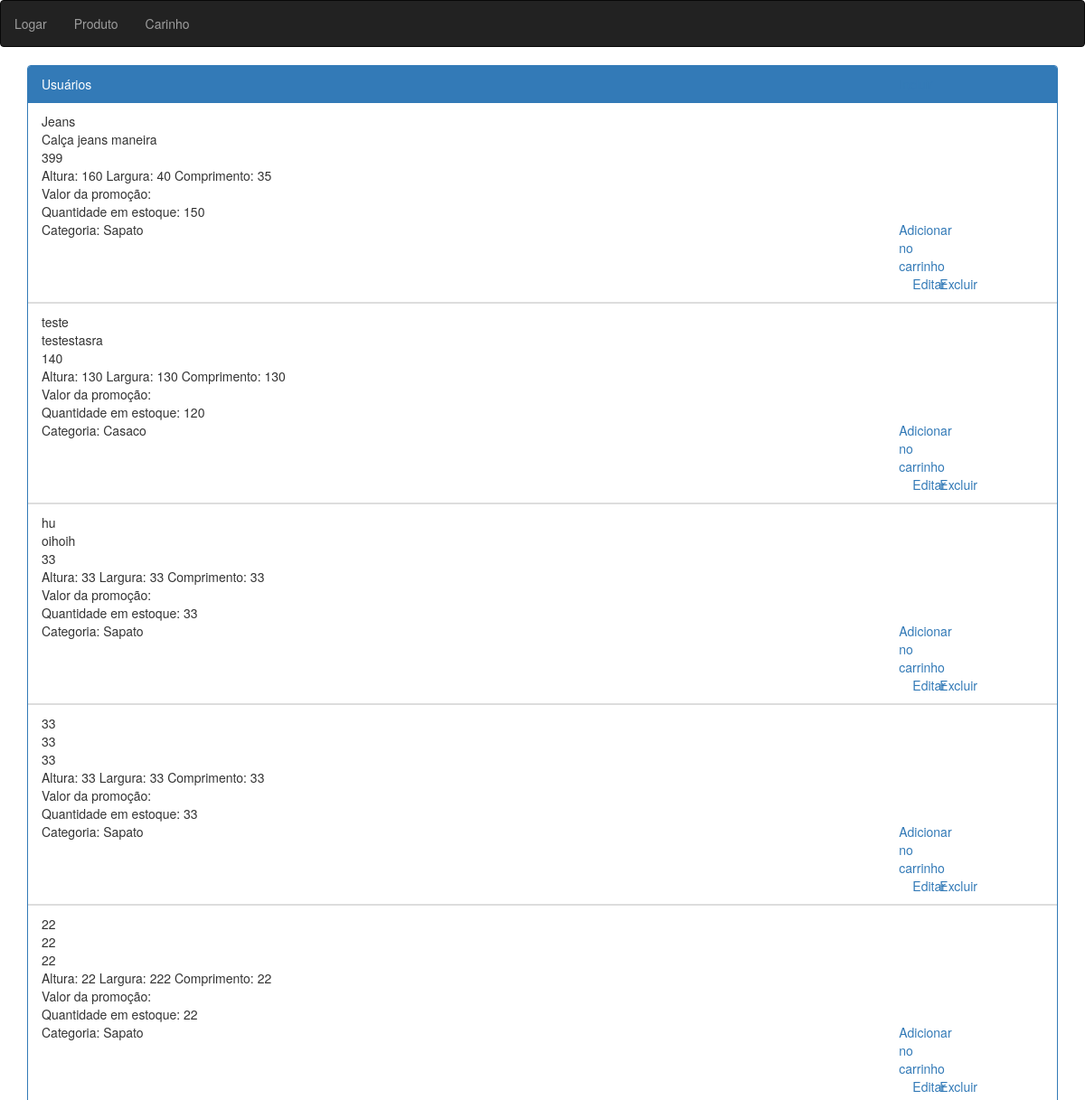
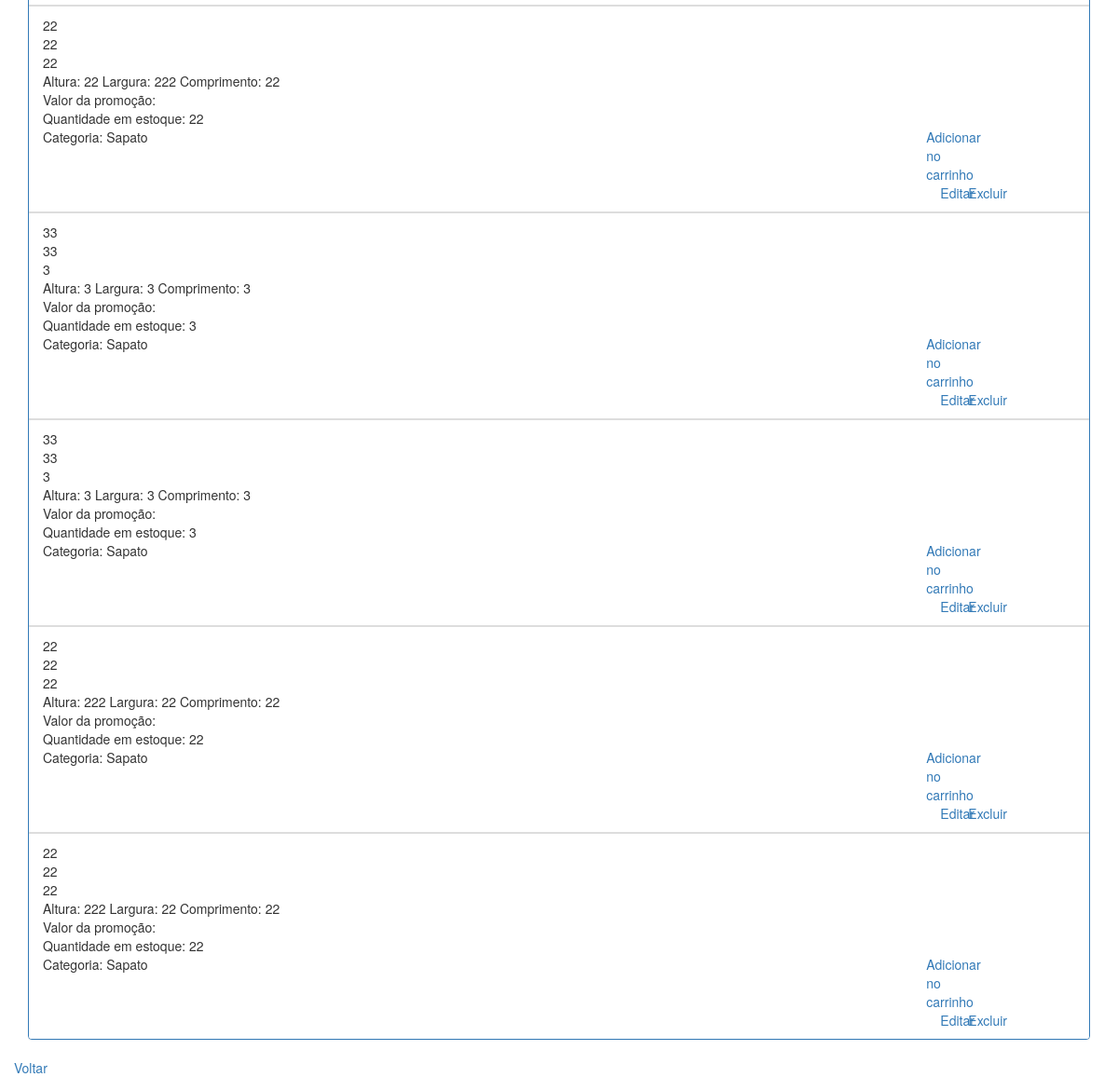
The page / on the database its author committed (2 pictures, top to bottom).
### tables this page shows
CREATE TABLE `product` (
  `idProduct` int(11) NOT NULL,
  `name` varchar(45) NOT NULL,
  `description` varchar(45) NOT NULL,
  `price` double NOT NULL,
  `height` double NOT NULL,
  `width` double NOT NULL,
  `length` varchar(45) NOT NULL,
  `value_promotion` int(11) DEFAULT NULL,
  `active` tinyint(1) NOT NULL,
  `quantity` int(11) NOT NULL,
  `idCategory` int(11) NOT NULL
);

CREATE TABLE `category` (
  `idCategory` int(11) NOT NULL,
  `name` varchar(150) NOT NULL
);

### app/controllers/indexController.php (called while the page is built)
<?php
class IndexController{
	public function index(){
		$productController = new ProductController();
            $productController->getList();
		require_once __DIR__.'/../views/product/index.php';
	}
}
?>

### app/models/DAO/DAO.php (called while the page is built)
<?php
class DAO {
	protected $con;
	function __construct(){
		try{
			$this->con = new PDO("mysql:host=localhost:3307;dbname=moovin", "root", "", array(PDO::MYSQL_ATTR_INIT_COMMAND => "SET NAMES utf8"));
			$this->con->setAttribute(PDO::ATTR_ERRMODE, PDO::ERRMODE_EXCEPTION);
			$this->con->setAttribute(PDO::ATTR_DEFAULT_FETCH_MODE, PDO::FETCH_ASSOC);
		}catch(Exception $e){
			echo "Falhou a conexão:" .$e->getMessage();
		}
	}
	public function db(){
		return $this->con;
	}
}
?>

### app/models/DAO/ProductDAO.php (called while the page is built, shortened)
<?php
    class ProductDAO extends DAO {
        public function getList(){
            $sql = "SELECT p.*, c.name as nameCategory FROM product p
                    INNER JOIN category c
                    USING(idCategory)
                    WHERE p.active = TRUE ";
            $query = $this->db()->query($sql);
            $list = array();
            foreach($query as $data){
                $category = new Category();
                $category->setName($data['nameCategory']);
                $product = new Product();
                $product->setIdProduct($data['idProduct']);
                $product->setName($data['name']);
                $product->setDescription($data['description']);
                $product->setPrice($data['price']);
                $product->setHeight($data['height']);
                $product->setWidth($data['width']);
                $product->setLength($data['length']);
                $product->setActive($data['active']);
                $product->setQuantity($data['quantity']);
                $product->setIdCategory($category);
                array_push($list, $product);
            }
            return $list;
        }
    }
?>

### app/models/Product.php (called while the page is built, shortened)
<?php
    class Product{
        private $idProduct;
        private $name;
        private $description;
        private $price;
        private $height;
        private $width;
        private $length;
        private $quantity;
        private $idCategory;
        public function getIdProduct()
        {
            return $this->idProduct;
        }
        public function setIdProduct($idProduct)
        {
            $this->idProduct = $idProduct;
        }
        public function getName()
        {
            return $this->name;
        }
        public function setName($name)
        {
            $this->name = $name;
        }
        public function getDescription()
        {
            return $this->description;
        }
        public function setDescription($description)
        {
            $this->description = $description;
        }
        public function getPrice()
        {
            return $this->price;
        }
        public function setPrice($price)
        {
            $this->price = $price;
        }
        public function getHeight()
        {
            return $this->height;
        }
        public function setHeight($height)
        {
            $this->height = $height;
        }
        public function getWidth()
        {
            return $this->width;
        }
        public function setWidth($width)
        {
            $this->width = $width;
        }
        public function getLength()
        {
            return $this->length;
        }
        public function setLength($length)
        {
            $this->length = $length;
        }
        public function getQuantity()
        {
            return $this->quantity;
        }
        public function setQuantity($quantity)
        {
            $this->quantity = $quantity;
        }
        public function getIdCategory()
        {
            return $this->idCategory;
        }
        public function setIdCategory($idCategory)
        {
            $this->idCategory = $idCategory;
        }
    }
?>

### app/models/Category.php (called while the page is built, shortened)
<?php
    class Category{
        private $name;
        public function getName()
        {
            return $this->name;
        }
        public function setName($name)
        {
            $this->name = $name;
        }
    }
?>

### app/views/product/index.php (the view)
<div class="container">
	<div class="row">
		<div class="col-md-12">
			<div class="panel panel-primary">
				<div class="panel-heading">
					<div class="row">
						<div class='col-md-10'>
							Usuários
						</div>
						<div class="col-md-2">
	    					<a href="/moovin/?r=product/insert">Incluir</a>
	    				</div>
					</div>
				</div>
				<?php
					foreach ($list as $product):
				?>
						<ul class="list-group">
							<li class="list-group-item">
								<div class="row">
                                    <div class="col-md-10">
										<?=$product->getName()?>
									</div>
	                        		<div class="col-md-10">
										<?=$product->getDescription()?>
									</div>
	                        		<div class="col-md-10">
										<?=$product->getPrice()?>
									</div>
	                        		<div class="col-md-10">
										Altura: <?=$product->getHeight()?>
                                        Largura: <?=$product->getWidth()?>
                                        Comprimento: <?=$product->getLength()?>
									</div>
	                        		<div class="col-md-10">
										Valor da promoção: <?=$product->getValuePromotion()?>
									</div>
	                        		<div class="col-md-10">
										Quantidade em estoque: <?=$product->getQuantity()?>
									</div>
	                        		<div class="col-md-10">
										Categoria: <?=$product->getIdCategory()->getName()?>
									</div>
                                    <?php
                                        $cartProductController = new CartProductController();
                                           $result = $cartProductController->viewProductInCart($product->getIdProduct());
                                        if(!$result) {
                                    ?>
                                        <div class="col-md-1">
                                            <a href="/moovin/?r=cart/insertProductInCar&idProduct=<?= $product->getIdProduct() ?>">Adicionar
                                            no carrinho</a>
                                    <?php
                                        }else{
                                    ?>
                                        <p>Produto já adicionado</p>
                                    <?php
                                        }
                                    ?>
									<div class="col-md-1">
                                        <a href="/moovin/?r=product/edit&id=<?=$product->getIdProduct()?>">Editar</a>
                                    </div>
									<div class="col-md-1">
	              						<a href="/moovin/?r=product/delete&id=<?=$product->getIdProduct()?>">Excluir</a>
								</div>
							</li>
						</ul>
					<?php
							endforeach;
			        ?>
		        </div>
		</div>
	</div>
</div>
<a href="/moovin/">Voltar</a>

### index.php (shortened to what this page needs)
<?php
if(isset($_GET['r'])){
	$requisicao = $_GET['r'];
}else{
	$requisicao = 'index/index';
}
$requisicao = explode("/", $requisicao);
if(is_array($requisicao) && (count($requisicao) == 2)){
	$acao				= $requisicao[1];
    require_once 'app/views/cabecalho.php';
    eval('$controlador->' . $acao . '();');
    require_once 'app/views/rodape.php';
}
else{
	echo 'Página inválida';
}
?>

### app/views/cabecalho.php (shortened to what this page needs)
<!DOCTYPE html>
<html lang="pt-br">
	<head>
  		<link rel="stylesheet" href="/moovin/libs/bootstrap/bootstrap.min.css">
  		<link rel="stylesheet" href="/moovin/config/css/main.css">
	</head>
	<body>
		<header>
			<nav class="navbar navbar-inverse">
				<ul class="nav navbar-nav">
                    <?php
                    if(!empty($_SESSION)){
                    ?>
                        <li class="dropdown">
					    	<a href="#" class="dropdown-toogle" data-toogle="dropdown">
                        <?php
                            echo $_SESSION['login']->getName();
                        ?>
							<span class="caret"></span>
                            </a>
                            <ul class="dropdown-menu">
                                <li><a href="">b</a></li>
                                <li><a href="">b</a></li>
                            </ul>
					    </li>
                        <?php
                            }else{
                        ?>
                        <li><a href="/moovin/?r=user/login">Logar</a></li>
                        <?php
                        }
                        ?>
					<li><a href="/moovin/?r=product/getList">Produto</a></li>
					<li><a href="/moovin/?r=cartProduct/myCart">Carinho</a></li>
				</ul>
			</nav>
		</header>
		<main class="col-lg-12">

### app/controllers/ProductController.php (shortened to what this page needs)
<?php
    class ProductController{
        public function getList(){
            $dao = new ProductDAO();
            $list = $dao->getList();
            if(!empty($list)){
                require_once __DIR__."/../views/product/index.php";
            }else{
                $mensagem = "Sem usuários cadastrados";
                require_once __DIR__."/../views/index/index.php";
            }
        }
    }

### app/views/rodape.php
		</main>
	</body>
</html>

### rows shown on the page
product: name "Jeans", description "Calça jeans maneira", price "399", height "160", width "40", length "35", quantity "150", idCategory.name "Sapato"
product: name "teste", description "testestasra", price "140", height "130", width "130", length "130", quantity "120", idCategory.name "Casaco"
product: name "hu", description "oihoih", price "33", height "33", width "33", length "33", quantity "33", idCategory.name "Sapato"
product: name "33", description "33", price "33", height "33", width "33", length "33", quantity "33", idCategory.name "Sapato"
product: name "22", description "22", price "22", height "22", width "222", length "22", quantity "22", idCategory.name "Sapato"
product: name "22", description "22", price "22", height "22", width "222", length "22", quantity "22", idCategory.name "Sapato"
product: name "33", description "33", price "3", height "3", width "3", length "3", quantity "3", idCategory.name "Sapato"
product: name "33", description "33", price "3", height "3", width "3", length "3", quantity "3", idCategory.name "Sapato"
product: name "22", description "22", price "22", height "222", width "22", length "22", quantity "22", idCategory.name "Sapato"
product: name "22", description "22", price "22", height "222", width "22", length "22", quantity "22", idCategory.name "Sapato"
